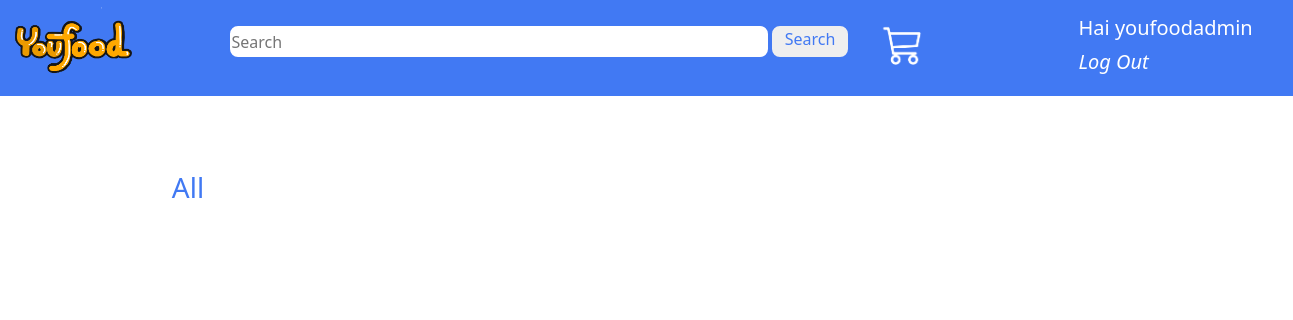
/productfun/Fried Rice (signed in), run on an earlier commit of the app's database.
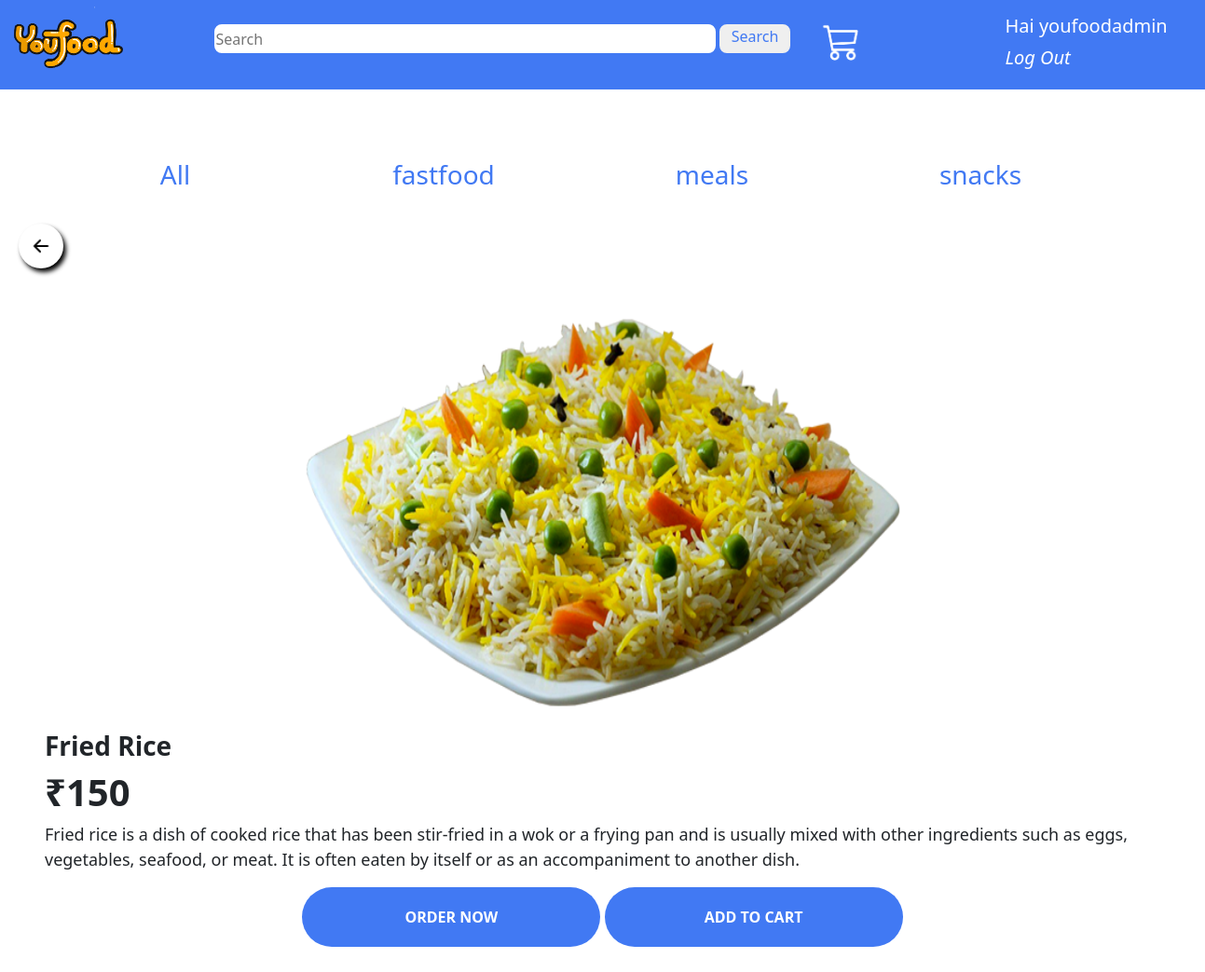
And on a later commit of the database.
### youfood/models.py (models this page shows, shortened)
class category(models.Model):
    name=models.CharField(max_length=15,unique=True)
    image=models.ImageField(upload_to="img/")

class item(models.Model):
    name=models.CharField(max_length=50,unique=True,blank=False)
    image=models.ImageField(upload_to="img/")
    description=models.TextField(max_length=600)
    price=models.IntegerField()
    category=models.ForeignKey(category,on_delete=models.CASCADE)

### youfood/views.py (the view)
# urls.py: path('productfun/<str:productName>',views.productfun,name="productfun"),
def productfun(request,productName):
    category_data=category.objects.all()
    productdata=item.objects.filter(name__iexact=productName)
    return render(request,"product_details.html",{'productdata':productdata,'catdata':category_data})

### templates/product_details.html
{% extends 'index.html' %}
{% load static %}
{% block content %}
{% for p in productdata %}
<button class="back-btn" id="back_btn" onclick="backButton()"><img src="{% static 'img/back_arrow.png' %}" alt="back"></button>
<div class="row">
    <div class="col-lg-12 col-md-12 col-sm-12 col-12 product-container">
        <img class="product-image" src="{{p.image.url}}" alt="product image">
    </div>
</div>
<div class="row">
    <div class="col-lg-12 col-md-12 col-sm-12 col-12 product-details">
        <h3>{{p.name}}</h3>
        <h1>₹{{p.price}}</h1>
        <p>{{p.description}}</p>
    </div>
</div>
<div class="row">
    <div class="col-lg-12 col-md-12 col-sm-12 col-6 product-btn">
        <button>ORDER NOW</button>
        <a href="{% url 'cartadd' newItem=p.id %}"><button>ADD TO CART</button></a>
    </div>
</div>
{% endfor %}
<br>
<br>
{% endblock %}

### templates/index.html (shortened to what this page needs)
{% load static %}
<!doctype html>
<html lang="en">
  <head>
    <link href="https://cdn.jsdelivr.net/npm/bootstrap@5.1.0/dist/css/bootstrap.min.css" rel="stylesheet">
    <link rel="stylesheet" href="{% static 'styles/style.css' %}" type="text/css">
  </head>
  <body>
    <div class="container-fluid">
        <div class="row">
            <div class="col-lg-12 my-banner">
                <div class="row">
                  <div class="col-lg-2 col-md-2 col-sm-2 col-2 p-0">
                    <a href="{% url 'mainfun' %}"><img src="{% static 'img/youfood_icon.png' %}" alt="logo" id="logo"></a>
                  </div>
                  <div class="col-lg-6 col-md-6 col-sm-6 col-6 pt-4">
                    <form class="searchform d-flex" action="searchfun" method="GET">
                      <input type="search" placeholder="Search" name="search">
                      <button type="submit"><span class="search-text">Search</span><span><i><img class="search-icon" src="{% static 'img/search_icon.png' %}" alt=""></i></span></button>
                    </form>
                  </div>
                  <div class="col-lg-2 col-md-2 col-sm-2 col-2">
                    <a href="{% url 'cartshow' %}"><i><img class="cart-icon mt-3" src="{% static 'img/cart.png' %}" alt="cart_icon"></i></a>
                  </div>
                  <div class="col-lg-2 col-md-2 col-sm-2 col-2 p-0">
                    {% if user.is_authenticated %}
                    <table>
                      <tr><td><h6 class="user-icon" style="margin-top: 15px;">Hai {{user.username}}</h6></td></tr>
                      <tr><td><a href="{% url 'logoutfun' %}"><i><h6 class="user-icon">Log Out</h6></i></a></td></tr>
                    </table>
                    {% else %}
                    <a href="{% url 'loginfun' %}"><i><h6 class="user-icon">Log In</h6></i></a>
                    {% endif %}
                  </div>
                </div>
            </div>
        </div>
        <div class="row">
          <div class="col-lg-12 col-md-12 col-sm-12 col-12 category-section">
              <ul>
                <li><a href="{% url 'categoryfun' categoryName='all' %}"><button onclick="categoryButton(this)" class="category-btn"><h3>All</h3></button></a></li>
                {% for c in catdata %}
                <li><a href="{% url 'categoryfun' categoryName=c.name %}"><button onclick="categoryButton(this)" class="category-btn"><h3>{{c.name}}</h3></button></a></li>
                {% endfor %}
              </ul>
              </div>
          </div>
          {% block content %}{% endblock content %}
        </div>
  </body>
</html>

What changed in the data, as far as the page shows it:
added category: name "fastfood"
added category: name "meals"
added category: name "snacks"
added item: image (picture), name "Fried Rice", price "150", description "Fried rice is a dish of cooked rice that has been stir-fried in a wok or a frying pan and is usually mixed with other ingredients such as eggs, vegetables, seafood, or meat. It is often eaten by itself or as an accompaniment to another dish."
